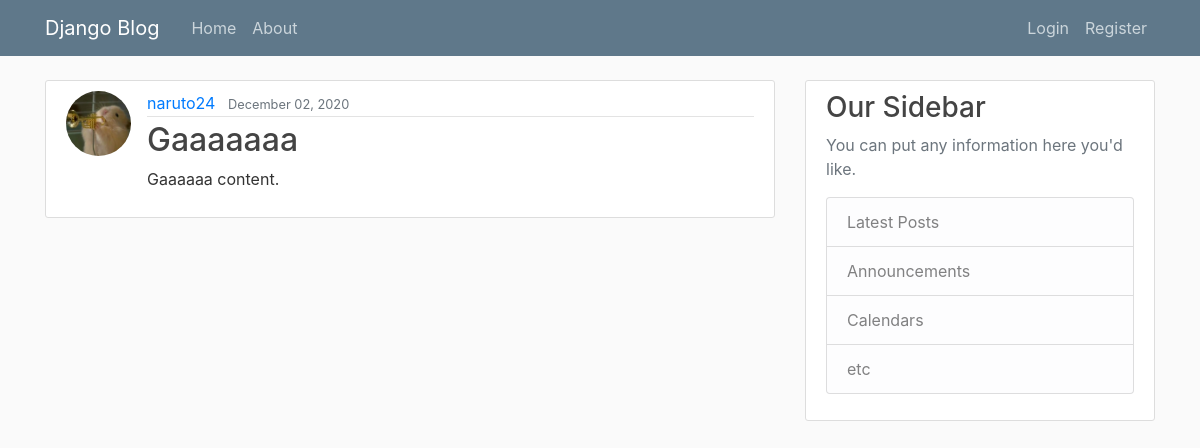
The app's page /post/4/, older data.
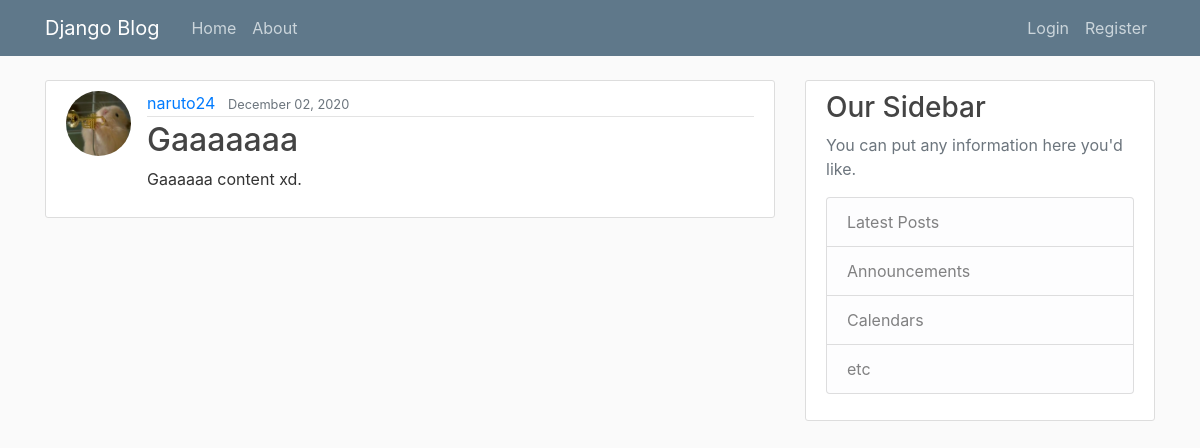
The same page, newer data.
### blog/models.py (models this page shows, shortened)
class Post(models.Model):
    title = models.CharField(max_length=100)
    content = models.TextField()
    date_posted = models.DateTimeField(default=timezone.now) #fecha actual
    author = models.ForeignKey(User, on_delete=models.CASCADE) #si el usuario es eliminado, se eliminaran sus posts

### users/models.py (models this page shows, shortened)
class Profile(models.Model):
    user = models.OneToOneField(User, on_delete=models.CASCADE) #si eliminamos un usuario se eliminan los profiles
    image = models.ImageField(default='default.jpg', upload_to='profile_pics')

### blog/views.py (the view)
# urls.py: path('post/<int:pk>/', PostDetailView.as_view(), name='post-detail'), #indicamos que aparezca la primary key entera en la url
class PostDetailView(DetailView):
    model = Post

### blog/templates/blog/post_detail.html (shortened to what this page needs)
{% extends "blog/base.html" %}
{% block content %}
    <article class="media content-section">
        <img class="rounded-circle article-img" src="{{ object.author.profile.image.url }}">
        <div class="media-body">
            <div class="article-metadata">
                <a class="mr-2" href="{% url 'user-posts' object.author.username %}">{{ object.author }}</a>
                <small class="text-muted">{{ object.date_posted|date:"F d, Y" }}</small>
            </div>
            <h2 class="article-title">{{ object.title }}</h2>
            <p class="article-content">{{ object.content }}</p>
        </div>
    </article>
{% endblock content %}

Row changes from the older to the newer data that the page shows:
changed Post "Gaaaaaaa": content "Gaaaaaa content." → "Gaaaaaa content xd."
